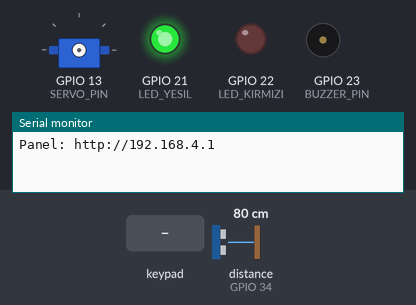
Bench run of a sketch on a simulated ESP32. Shown: servo, output pins drawn as LEDs (lit = HIGH), buzzer (waves = sounding), the last lines printed to the serial monitor. Wiring (inferred from the names in the program): ultrasonic range finder: trigger GPIO 33; echo GPIO 34. The test bench sets the inputs (shaded band); at power-on: distance to the obstacle (sensor on GPIO 34) 80 cm. The echo pulse lasts 58.3 µs per cm; random numbers use the default seed unless the sketch sets one; pins used as bus, display or sensor lines are not drawn.

Above: at 1.4 s.
1.5 s: key 'A' pressed
4.5 s: keypad keys 9 8 7 6 pressed 0.4 s apart
At 7.4 s:
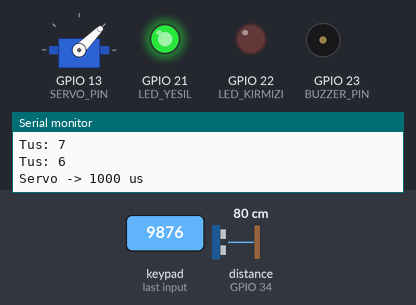
7.6 s: key 'B' pressed
At 9.6 s:
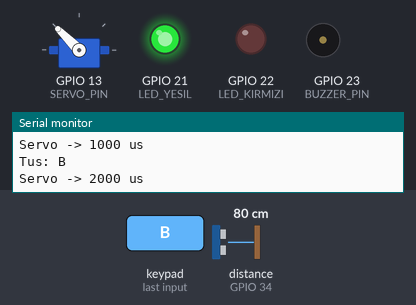
9.8 s: keypad keys 9 8 7 6 # pressed 0.4 s apart
At 12.91 s:
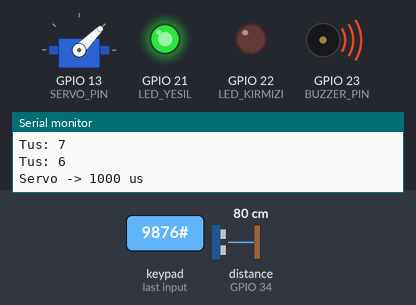
14.9 s: keypad keys 9 8 7 6 * pressed 0.4 s apart
At 18.0 s:
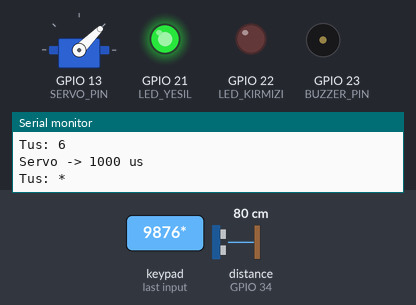
Timing chart, 0 to 19.5 s (numbered marks = the images above; inputs shaded):
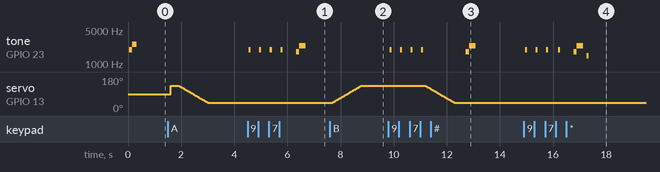

The sketch:

NodeDrop.ino
```cpp
// NodeDrop v2 - Tam sistem (ESP32-WROOM-32)
// Kütüphaneler: ESP32Servo, Keypad
// Kart: ESP32 Dev Module
#include <WiFi.h>
#include <WebServer.h>
#include <DNSServer.h>
#include <ESP32Servo.h>
#include <Keypad.h>
#include "soc/soc.h"
#include "soc/rtc_cntl_reg.h"

// ---------- AYARLAR ----------
const char* AG_ADI   = "NodeDrop";
const char* AG_SIFRE = "nodedrop123";   // en az 8 karakter

#define SERVO_PIN 13
#define TRIG_PIN  33
#define ECHO_PIN  34
#define LED_KIRMIZI 22
#define LED_YESIL   21
#define BUZZER_PIN  23

// Servo mikrosaniye (darbe süresi) ile sürülür: 1000 us ile 2000 us arası yaklaşık 90 derece.
// Mil az dönüyorsa farkı büyüt (örn. 900 ve 2100), çok dönüyorsa küçült.
const int   SERVO_KILIT = 2000;   // Teslim Et'e basınca bu konuma gider, kilitler
const int   SERVO_ACIK  = 1000;   // şifre girilince bu konuma gider, açar
const float ESIK_CM     = 35.5;   // bundan YAKIN ise kargo var (bos kutu ~38.5 cm; test sonrasi ayarla)
const char* MASTER_PIN  = "9876"; // yönetici şifresi (her durumda kilidi açar)

// Test tuşları: A = servo açık, B = servo kilit, C = mesafeyi yaz. Sunumda false yapın.
const bool TEST_TUSLARI = true;
// Reset döngüsü (Brownout) yaşıyorsanız true yapın: güç dalgalanmasında kart resetlenmez.
const bool BROWNOUT_KAPAT = false;

// Tuş takımı şeridi ters sırada bağlı olduğu için pin sırası ters çevrildi.
byte satirPin[4] = {32, 25, 26, 27};
byte sutunPin[4] = {16, 17, 18, 19};
char tuslar[4][4] = {
  {'1', '2', '3', 'A'},
  {'4', '5', '6', 'B'},
  {'7', '8', '9', 'C'},
  {'*', '0', '#', 'D'}
};

// ---------- NESNELER ----------
Keypad keypad = Keypad(makeKeymap(tuslar), satirPin, sutunPin, 4, 4);
Servo servo;
WebServer server(80);
DNSServer dns;

enum Durum { BOS, KILITLI, ACIK };
Durum durum = BOS;
String pin = "";
String girilen = "";
unsigned long sonTusMs = 0, kilitCezaBitis = 0, sonOlcumMs = 0;
int yanlisSayisi = 0, bosSayac = 0;
float sonMesafe = -1;
int servoKonum = -1;   // bilinmiyor

// ---------- WEB PANELI ----------
const char SAYFA[] PROGMEM = R"rawliteral(<!DOCTYPE html><html lang="tr"><head><meta charset="UTF-8">
<meta name="viewport" content="width=device-width,initial-scale=1"><title>NodeDrop</title><style>
:root{--bg:#0b0f17;--card:#121826;--bd:#1f2937;--tx:#e5e7eb;--mu:#8b95a7;--ac:#22c55e}
*{box-sizing:border-box;margin:0;padding:0}
body{font-family:-apple-system,"Segoe UI",Roboto,sans-serif;background:radial-gradient(1000px 500px at 50% -10%,rgba(34,197,94,.12),transparent 60%),var(--bg);color:var(--tx);min-height:100vh;display:flex;flex-direction:column;align-items:center;justify-content:center;padding:20px 16px}
header{width:100%;max-width:440px;display:flex;justify-content:space-between;align-items:center;margin-bottom:18px;font-weight:700;font-size:18px}
.pill{font-size:12px;color:var(--mu);border:1px solid var(--bd);border-radius:99px;padding:6px 10px;font-weight:400}
.card{width:100%;max-width:440px;background:var(--card);border:1px solid var(--bd);border-radius:20px;padding:26px 22px;text-align:center;box-shadow:0 20px 60px rgba(0,0,0,.45)}
h1{font-size:20px}.sub{color:var(--mu);font-size:14px;margin:6px 0 20px;line-height:1.5}
button{width:100%;border:0;cursor:pointer;padding:18px;border-radius:16px;font-size:17px;font-weight:650;color:#04130a;background:linear-gradient(135deg,#22c55e,#10b981);box-shadow:0 10px 30px rgba(34,197,94,.3)}
button:disabled{opacity:.6;cursor:progress}
.sms{display:none;margin-top:20px;text-align:left;background:#0d1320;border:1px solid rgba(34,197,94,.4);border-radius:16px;padding:14px 16px}
.sms.on{display:block}.sms small{color:var(--mu);font-size:12px}.sms p{margin-top:6px;font-size:15px;line-height:1.5}
.pin{font-size:42px;font-weight:700;letter-spacing:.3em;color:#fff;text-align:center;margin:10px 0 2px;font-variant-numeric:tabular-nums}
.note{margin-top:16px;display:none;padding:12px 14px;border-radius:12px;font-size:14px;text-align:left;border:1px solid}
.note.ok{display:block;color:#bbf7d0;background:rgba(34,197,94,.08);border-color:rgba(34,197,94,.3)}
.note.err{display:block;color:#fecaca;background:rgba(239,68,68,.08);border-color:rgba(239,68,68,.3)}
.meta{margin-top:18px;padding-top:14px;border-top:1px dashed var(--bd);display:flex;justify-content:space-between;font-size:12px;color:var(--mu)}
</style></head><body>
<header><span>NodeDrop</span><span class="pill">Yerel Ağ</span></header>
<main class="card"><h1>Kargo Teslimi</h1>
<p class="sub">Kargoyu kutuya koyun, kapağı kapatın, sonra butona basın.</p>
<button id="btn">Kargoyu Teslim Et</button>
<div class="sms" id="sms"><small>SMS · NodeDrop</small>
<p>Kargonuz teslim edildi. Tek kullanımlık şifreniz:</p><div class="pin" id="pin">----</div></div>
<div class="note" id="note"></div>
<div class="meta"><span>Durum: <b id="st">...</b></span><span>Mesafe: <b id="dist">-</b></span></div></main>
<script>
const $=id=>document.getElementById(id);
const adlar={bos:'Boş, kargo bekleniyor',kilitli:'Kilitli, şifre bekleniyor',acik:'Açık, kargo alınıyor'};
let gosterildi=false;
function not(t,m){const n=$('note');n.className='note '+t;n.textContent=m}
async function poll(){try{const r=await fetch('/status',{cache:'no-store'});const s=await r.json();
$('st').textContent=adlar[s.durum]||s.durum;$('dist').textContent=s.mesafe>0?s.mesafe.toFixed(1)+' cm':'-';
if(s.durum!=='kilitli'&&gosterildi){$('sms').classList.remove('on');gosterildi=false;not('ok','Kilit açıldı, kargo teslim alındı.')}}
catch(e){$('st').textContent='Bağlantı yok'}}
setInterval(poll,2000);poll();
$('btn').onclick=async()=>{const b=$('btn');b.disabled=true;$('note').className='note';
try{const r=await fetch('/deliver',{method:'POST'});const j=await r.json();
if(j.ok){$('pin').textContent=j.pin;$('sms').classList.add('on');gosterildi=true;not('ok','Şifre cihaza iletildi, kilit aktif.')}
else not('err',j.hata)}catch(e){not('err','Cihaza ulaşılamadı. NodeDrop ağına bağlı mısınız?')}
finally{b.disabled=false;poll()}};
</script></body></html>)rawliteral";

// ---------- YARDIMCI ----------
// tone() kullanılmaz: ESP32'de servo ile aynı PWM zamanlayıcısını bozuyor.
// Buzzer yazılımla sürülür (aktif ya da pasif buzzerda çalışır).
void bip(int frekans, int ms) {
  unsigned long yarim = 500000UL / frekans;      // mikrosaniye
  unsigned long dongu = (unsigned long)ms * 1000UL / (2 * yarim);
  for (unsigned long i = 0; i < dongu; i++) {
    digitalWrite(BUZZER_PIN, HIGH); delayMicroseconds(yarim);
    digitalWrite(BUZZER_PIN, LOW);  delayMicroseconds(yarim);
  }
  delay(20);
}

void ledler() {
  digitalWrite(LED_KIRMIZI, durum == KILITLI);
  digitalWrite(LED_YESIL, durum != KILITLI);
}

// Servoyu yavaşça hedef açıya götürür. Güç dalgalanmasını azaltmak için
// her hareketten önce ve sonra kısa bekleme vardır; iş bitince sinyal kesilir.
void servoGit(int hedef) {
  Serial.printf("Servo -> %d us\n", hedef);
  servo.setPeriodHertz(50);
  servo.attach(SERVO_PIN, 500, 2500);
  delay(100);
  if (servoKonum < 0) {
    // konum bilinmiyor: karşı uçtan başla (ani sıçrama olmasın)
    servoKonum = (hedef == SERVO_ACIK) ? SERVO_KILIT : SERVO_ACIK;
    servo.writeMicroseconds(servoKonum);
    delay(300);
  }
  while (servoKonum != hedef) {
    int fark = hedef - servoKonum;
    int adim = (abs(fark) < 10) ? abs(fark) : 10;
    servoKonum += (fark > 0) ? adim : -adim;
    servo.writeMicroseconds(servoKonum);
    delay(11);
  }
  delay(400);
  servo.detach();   // titremeyi ve gereksiz akimi onler
}

float mesafeOlc() {
  float olcum[5]; int n = 0;
  for (int i = 0; i < 5; i++) {
    digitalWrite(TRIG_PIN, LOW); delayMicroseconds(3);
    digitalWrite(TRIG_PIN, HIGH); delayMicroseconds(10);
    digitalWrite(TRIG_PIN, LOW);
    long sure = pulseIn(ECHO_PIN, HIGH, 30000);
    if (sure > 0) olcum[n++] = sure * 0.0343f / 2.0f;
    delay(15);
  }
  if (n == 0) return -1;
  for (int i = 0; i < n - 1; i++)
    for (int j = i + 1; j < n; j++)
      if (olcum[j] < olcum[i]) { float t = olcum[i]; olcum[i] = olcum[j]; olcum[j] = t; }
  return olcum[n / 2];   // ortanca deger
}

bool kargoVar(float d) { return d > 0 && d < ESIK_CM; }

void pinUret() {
  do {
    char b[5];
    snprintf(b, sizeof(b), "%04u", (unsigned)(esp_random() % 10000));
    pin = String(b);
  } while (pin == MASTER_PIN);
}

void kilitle() {
  servoGit(SERVO_KILIT);
  durum = KILITLI;
  girilen = ""; yanlisSayisi = 0;
  ledler();
  bip(2000, 80); bip(2000, 80); bip(2000, 80);
}

void kilidiAc() {
  servoGit(SERVO_ACIK);
  durum = ACIK;
  pin = ""; girilen = ""; bosSayac = 0;
  ledler();
  bip(1800, 120); bip(2400, 200);
}

// ---------- WEB ----------
void jsonGonder(int kod, const String& s) { server.send(kod, "application/json", s); }

void teslimEt() {
  if (durum == KILITLI) { jsonGonder(409, "{\"ok\":false,\"hata\":\"Kutu zaten kilitli.\"}"); return; }
  if (durum == ACIK)    { jsonGonder(409, "{\"ok\":false,\"hata\":\"Önceki kargo henüz alınmadı.\"}"); return; }
  float d = mesafeOlc();
  if (!kargoVar(d)) { jsonGonder(409, "{\"ok\":false,\"hata\":\"Kargo algılanmadı. Kargoyu koyup kapağı kapatın.\"}"); return; }
  pinUret();
  String cevap = "{\"ok\":true,\"pin\":\"" + pin + "\"}";
  jsonGonder(200, cevap);   // önce yanıt, sonra kilitle (servo ~2 sn sürer)
  kilitle();
}

void durumGonder() {
  const char* ad = (durum == BOS) ? "bos" : (durum == KILITLI) ? "kilitli" : "acik";
  jsonGonder(200, String("{\"durum\":\"") + ad + "\",\"mesafe\":" + String(sonMesafe, 1) + "}");
}

// ---------- TUS TAKIMI ----------
void girisKontrol() {
  if (girilen == MASTER_PIN) { kilidiAc(); return; }                 // yönetici: her durumda açar
  if (durum == KILITLI && girilen == pin) { kilidiAc(); return; }
  girilen = "";
  yanlisSayisi++;
  bip(300, 600);
  if (yanlisSayisi >= 3) { kilitCezaBitis = millis() + 30000; yanlisSayisi = 0; }
}

void tusIsle(char k) {
  if (TEST_TUSLARI) {
    if (k == 'A') { servoGit(SERVO_ACIK); return; }
    if (k == 'B') { servoGit(SERVO_KILIT); return; }
    if (k == 'C') { Serial.printf("Mesafe: %.1f cm (esik %.1f)\n", mesafeOlc(), ESIK_CM); return; }
  }
  if (millis() < kilitCezaBitis) { bip(300, 200); return; }
  sonTusMs = millis();
  if (k == '*') { girilen = ""; bip(1500, 60); return; }
  if (k >= '0' && k <= '9') {
    girilen += k;
    bip(2000, 60);
    if (girilen.length() == 4) girisKontrol();
  }
}

// ---------- KURULUM / DONGU ----------
void setup() {
  if (BROWNOUT_KAPAT) WRITE_PERI_REG(RTC_CNTL_BROWN_OUT_REG, 0);
  ESP32PWM::allocateTimer(0);   // servo PWM zamanlayıcısını ayır
  Serial.begin(115200);
  pinMode(LED_KIRMIZI, OUTPUT); pinMode(LED_YESIL, OUTPUT);
  pinMode(TRIG_PIN, OUTPUT); pinMode(ECHO_PIN, INPUT);
  pinMode(BUZZER_PIN, OUTPUT);
  durum = BOS;
  ledler();

  // Açılışta servo OYNATILMAZ (ani akım çekişi olmasın).
  WiFi.mode(WIFI_AP);
  WiFi.softAP(AG_ADI, AG_SIFRE, 1, 0, 4);   // kanal 1, görünür, en fazla 4 cihaz
  WiFi.setTxPower(WIFI_POWER_15dBm);        // Wi-Fi başladıktan sonra ayarlanır
  IPAddress ip = WiFi.softAPIP();
  dns.start(53, "*", ip);   // captive portal: bağlanınca panel kendiliğinden açılır

  server.on("/", HTTP_GET, []() { server.send_P(200, "text/html; charset=utf-8", SAYFA); });
  server.on("/deliver", HTTP_POST, teslimEt);
  server.on("/status", HTTP_GET, durumGonder);
  server.onNotFound([]() {
    server.sendHeader("Location", String("http://") + WiFi.softAPIP().toString(), true);
    server.send(302, "text/plain", "");
  });
  server.begin();

  Serial.print("Panel: http://"); Serial.println(ip);
  bip(2000, 100); bip(2600, 150);
}

void loop() {
  dns.processNextRequest();
  server.handleClient();

  char k = keypad.getKey();
  if (k) { Serial.printf("Tus: %c\n", k); tusIsle(k); }
  if (girilen.length() > 0 && millis() - sonTusMs > 10000) girilen = "";   // yarim giris zaman asimi

  if (millis() - sonOlcumMs > 500) {
    sonOlcumMs = millis();
    sonMesafe = mesafeOlc();
    if (durum == ACIK) {
      // kargo 3 sn boyunca yoksa kutu bos sayilir (mandal acik kalir, yeni kurye serbestce kullanir)
      if (!kargoVar(sonMesafe)) bosSayac++; else bosSayac = 0;
      if (bosSayac >= 6) { durum = BOS; ledler(); }
    }
  }
}
```

Measured:
- after the input at 4.5 s, tone on GPIO 23 (BUZZER_PIN): plays 1969 Hz for 0.08 s, 1969 Hz for 0.08 s, 1969 Hz for 0.08 s, 1969 Hz for 0.08 s, 1779 Hz for 0.12 s, 2358 Hz for 0.24 s, starting after 0.05 s
- after the input at 7.6 s, servo on GPIO 13 (SERVO_PIN): moves from 45° to 135° over 1.1 s, starting after 0.10 s
- after the input at 9.8 s, tone on GPIO 23 (BUZZER_PIN): plays 1969 Hz for 0.08 s, 1969 Hz for 0.08 s, 1969 Hz for 0.08 s, 1969 Hz for 0.08 s, 1779 Hz for 0.12 s, 2358 Hz for 0.24 s, starting after 0.05 s; servo on GPIO 13 (SERVO_PIN): moves from 135° to 45° over 1.1 s, starting after 1.4 s
- after the input at 14.9 s, tone on GPIO 23 (BUZZER_PIN): plays 1969 Hz for 0.08 s, 1969 Hz for 0.08 s, 1969 Hz for 0.08 s, 1969 Hz for 0.08 s, 1779 Hz for 0.12 s, 2358 Hz for 0.24 s … (7 notes in this stretch), starting after 0.05 s
